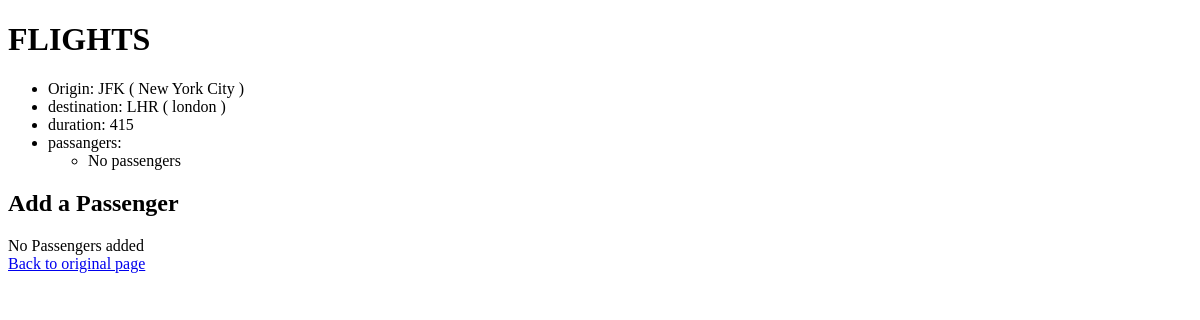
/1, run on an earlier commit of the app's database.
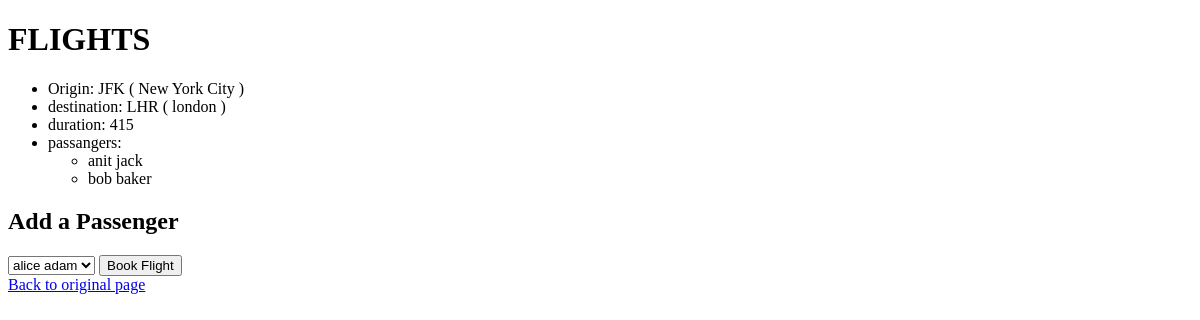
And on a later commit of the database.
### hello/models.py (models this page shows, shortened)
class Flight(models.Model):
    origin = models.ForeignKey(Airport,on_delete=models.CASCADE,related_name="departures")
    destination= models.ForeignKey(Airport,on_delete=models.CASCADE,related_name="arrival")
    duration = models.IntegerField()

class Airport(models.Model):
    code=models.CharField(max_length=3)
    city=models.CharField(max_length=64)
    def __str__(self):
        return self.code+" ( "+self.city+" )"

class Passenger(models.Model):
    first=models.CharField(max_length=64)
    last= models.CharField(max_length=64)
    flights=models.ManyToManyField(Flight, blank=True, related_name="passengers")
    def __str__(self):
        return self.first+" "+self.last

### hello/views.py (the view)
# urls.py: path("<int:flightid>",views.flight,name="flight"),
def flight(request,flightid):
    try:
        flight=Flight.objects.get(pk=flightid)
    except Flight.DoesNotExist:
        raise Http404("Flight does not exist.")
    context={
        "flight":flight,
        "passengers":flight.passengers.all(),
        "nonpassengers":Passenger.objects.exclude(flights=flight).all()
    }
    return render(request,"flights/flight.html",context)

### hello/templates/flights/flight.html (shortened to what this page needs)
{% extends "flights/base.html" %}
{% block body %}
<h1>FLIGHTS</h1>
<ul>
    <li>Origin: {{flight.origin}} </li>
    <li>destination: {{flight.destination }} </li>
    <li>duration: {{flight.duration}}</li>
    <li> passangers:</li>
    <ul>
    {% for passanger in passengers %}
       <li> {{passanger}}</li>
        {% empty %}
        <li> No passengers </li>
    {% endfor %}
    </ul>
</ul>
<h2> Add a Passenger</h2>
{% if nonpassengers %}
<form action="{% url 'book flight' flight.id %}" method="post">
    <select name="passenger">
    {% for passenger in nonpassengers %}
    <option value="{{passenger.id}}">{{passenger}}</option>
    {% endfor %}
         </select>
 <input type="submit" value="Book Flight">
</form>
{% else %}
<div>No Passengers added</div>
{% endif %}
<a href="{% url 'index' %}">Back to original page </a>
{% endblock %}

### hello/templates/flights/base.html (shortened to what this page needs)
<!DOCTYPE html>
<html lang="en">
<head>
</head>
<body>
{% block body %}
{% endblock %}
</body>
</html>

What changed in the data, as far as the page shows it:
added Passenger: first+last "anit jack"
added Passenger: first+last "bob baker"
Also different on the page:
form field passenger: (not shown) → "alice adam"
form field value: (not shown) → "Book Flight"
text no longer shown: "No passengers No Passengers added"
